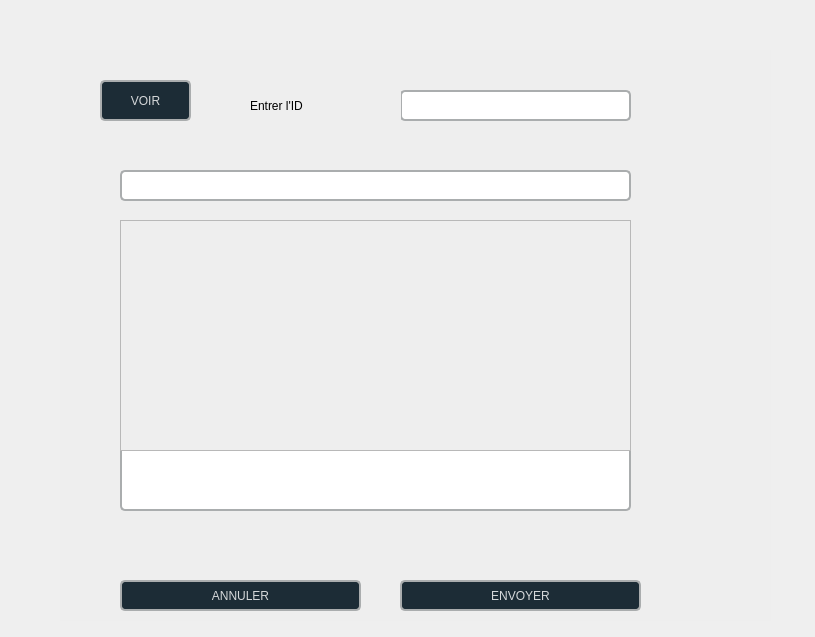
<?xml version="1.0" encoding="UTF-8"?>
<ui version="4.0">
 <class>mail</class>
 <widget class="QDialog" name="mail">
  <property name="geometry">
   <rect>
    <x>0</x>
    <y>0</y>
    <width>815</width>
    <height>637</height>
   </rect>
  </property>
  <property name="windowTitle">
   <string>Dialog</string>
  </property>
  <widget class="QWidget" name="widget" native="true">
   <property name="geometry">
    <rect>
     <x>60</x>
     <y>50</y>
     <width>711</width>
     <height>571</height>
    </rect>
   </property>
   <property name="styleSheet">
    <string notr="true">background-color: #eeeeee;</string>
   </property>
   <widget class="QPushButton" name="envoi">
    <property name="geometry">
     <rect>
      <x>340</x>
      <y>530</y>
      <width>241</width>
      <height>31</height>
     </rect>
    </property>
    <property name="styleSheet">
     <string notr="true">QPushButton#envoi {
    background-color: rgb(28, 44, 54);
border: 1.6px solid rgba(170,173,174,255)rgb(255, 255, 255); border-radius: 5px;

    color: rgb(213, 216, 218);
    font: 700 9pt &quot;Segoe UI&quot;;
}

QPushButton#envoi:hover {
  /* Darker shade when hovering */
	background-color: #284853;
    color: rgb(255, 255, 255);  /* Optional: Change text color on hover */
}

QPushButton#envoi:pressed {
	background-color: rgb(74, 74, 74);
    color: rgb(255, 255, 255);  /* Optional: Change text color when pressed */
}
</string>
    </property>
    <property name="text">
     <string>ENVOYER</string>
    </property>
    <property name="icon">
     <iconset>
      <normaloff>../../firqs/icons/envoyer.png</normaloff>../../firqs/icons/envoyer.png</iconset>
    </property>
    <property name="iconSize">
     <size>
      <width>29</width>
      <height>25</height>
     </size>
    </property>
   </widget>
   <widget class="QLineEdit" name="idemail">
    <property name="geometry">
     <rect>
      <x>340</x>
      <y>40</y>
      <width>231</width>
      <height>31</height>
     </rect>
    </property>
    <property name="styleSheet">
     <string notr="true">border: 1.6px solid rgba(170,173,174,255)rgb(255, 255, 255); border-radius: 5px;
background-color: rgb(255, 255, 255);</string>
    </property>
   </widget>
   <widget class="QLabel" name="label2">
    <property name="geometry">
     <rect>
      <x>190</x>
      <y>40</y>
      <width>151</width>
      <height>31</height>
     </rect>
    </property>
    <property name="styleSheet">
     <string notr="true">font: 16pt &quot;Segoe UI Symbol&quot;;</string>
    </property>
    <property name="text">
     <string>Entrer l'ID</string>
    </property>
   </widget>
   <widget class="QPlainTextEdit" name="message">
    <property name="geometry">
     <rect>
      <x>60</x>
      <y>170</y>
      <width>511</width>
      <height>291</height>
     </rect>
    </property>
    <property name="styleSheet">
     <string notr="true">border: 1.6px solid rgba(170,173,174,255)rgb(255, 255, 255); border-radius: 5px;
background-color: rgb(255, 255, 255);</string>
    </property>
   </widget>
   <widget class="QLabel" name="label">
    <property name="geometry">
     <rect>
      <x>170</x>
      <y>480</y>
      <width>361</width>
      <height>31</height>
     </rect>
    </property>
    <property name="styleSheet">
     <string notr="true">    font: 700 9pt &quot;Segoe UI&quot;;
</string>
    </property>
    <property name="text">
     <string/>
    </property>
   </widget>
   <widget class="QTableView" name="tableView">
    <property name="geometry">
     <rect>
      <x>60</x>
      <y>170</y>
      <width>511</width>
      <height>231</height>
     </rect>
    </property>
   </widget>
   <widget class="QPushButton" name="envoi3">
    <property name="geometry">
     <rect>
      <x>40</x>
      <y>30</y>
      <width>91</width>
      <height>41</height>
     </rect>
    </property>
    <property name="styleSheet">
     <string notr="true">QPushButton#envoi3 {
    background-color: rgb(28, 44, 54);
border: 1.6px solid rgba(170,173,174,255)rgb(255, 255, 255); border-radius: 5px;

    color: rgb(213, 216, 218);
    font: 700 9pt &quot;Segoe UI&quot;;
}

QPushButton#envoi3:hover {
  /* Darker shade when hovering */
	background-color: #284853;
    color: rgb(255, 255, 255);  /* Optional: Change text color on hover */
}

QPushButton#envoi3:pressed {
	background-color: rgb(74, 74, 74);
    color: rgb(255, 255, 255);  /* Optional: Change text color when pressed */
}
</string>
    </property>
    <property name="text">
     <string>VOIR</string>
    </property>
    <property name="icon">
     <iconset>
      <normaloff>../../firqs/icons/jumelles.png</normaloff>../../firqs/icons/jumelles.png</iconset>
    </property>
    <property name="iconSize">
     <size>
      <width>25</width>
      <height>23</height>
     </size>
    </property>
   </widget>
   <widget class="QLineEdit" name="objectif">
    <property name="geometry">
     <rect>
      <x>60</x>
      <y>120</y>
      <width>511</width>
      <height>31</height>
     </rect>
    </property>
    <property name="styleSheet">
     <string notr="true">border: 1.6px solid rgba(170,173,174,255)rgb(255, 255, 255); border-radius: 5px;
background-color: rgb(255, 255, 255);</string>
    </property>
   </widget>
   <widget class="QPushButton" name="cancel">
    <property name="geometry">
     <rect>
      <x>60</x>
      <y>530</y>
      <width>241</width>
      <height>31</height>
     </rect>
    </property>
    <property name="styleSheet">
     <string notr="true">QPushButton#cancel {
    background-color: rgb(28, 44, 54);
border: 1.6px solid rgba(170,173,174,255)rgb(255, 255, 255); border-radius: 5px;

    color: rgb(213, 216, 218);
    font: 700 9pt &quot;Segoe UI&quot;;
}

QPushButton#cancel:hover {
  /* Darker shade when hovering */
	background-color: #284853;
    color: rgb(255, 255, 255);  /* Optional: Change text color on hover */
}

QPushButton#cancel:pressed {
	background-color: rgb(74, 74, 74);
    color: rgb(255, 255, 255);  /* Optional: Change text color when pressed */
}
</string>
    </property>
    <property name="text">
     <string>ANNULER</string>
    </property>
    <property name="icon">
     <iconset>
      <normaloff>../../firqs/icons/annule.png</normaloff>../../firqs/icons/annule.png</iconset>
    </property>
    <property name="iconSize">
     <size>
      <width>30</width>
      <height>25</height>
     </size>
    </property>
   </widget>
   <widget class="QPushButton" name="piece">
    <property name="geometry">
     <rect>
      <x>600</x>
      <y>160</y>
      <width>71</width>
      <height>41</height>
     </rect>
    </property>
    <property name="styleSheet">
     <string notr="true">border: 1px solid rgb(0,0,0,0);</string>
    </property>
    <property name="text">
     <string/>
    </property>
    <property name="icon">
     <iconset>
      <normaloff>../../firqs/icons/piece-jointe.png</normaloff>../../firqs/icons/piece-jointe.png</iconset>
    </property>
    <property name="iconSize">
     <size>
      <width>50</width>
      <height>45</height>
     </size>
    </property>
   </widget>
   <zorder>envoi</zorder>
   <zorder>idemail</zorder>
   <zorder>label2</zorder>
   <zorder>message</zorder>
   <zorder>label</zorder>
   <zorder>envoi3</zorder>
   <zorder>objectif</zorder>
   <zorder>tableView</zorder>
   <zorder>cancel</zorder>
   <zorder>piece</zorder>
  </widget>
 </widget>
 <resources/>
 <connections/>
</ui>
